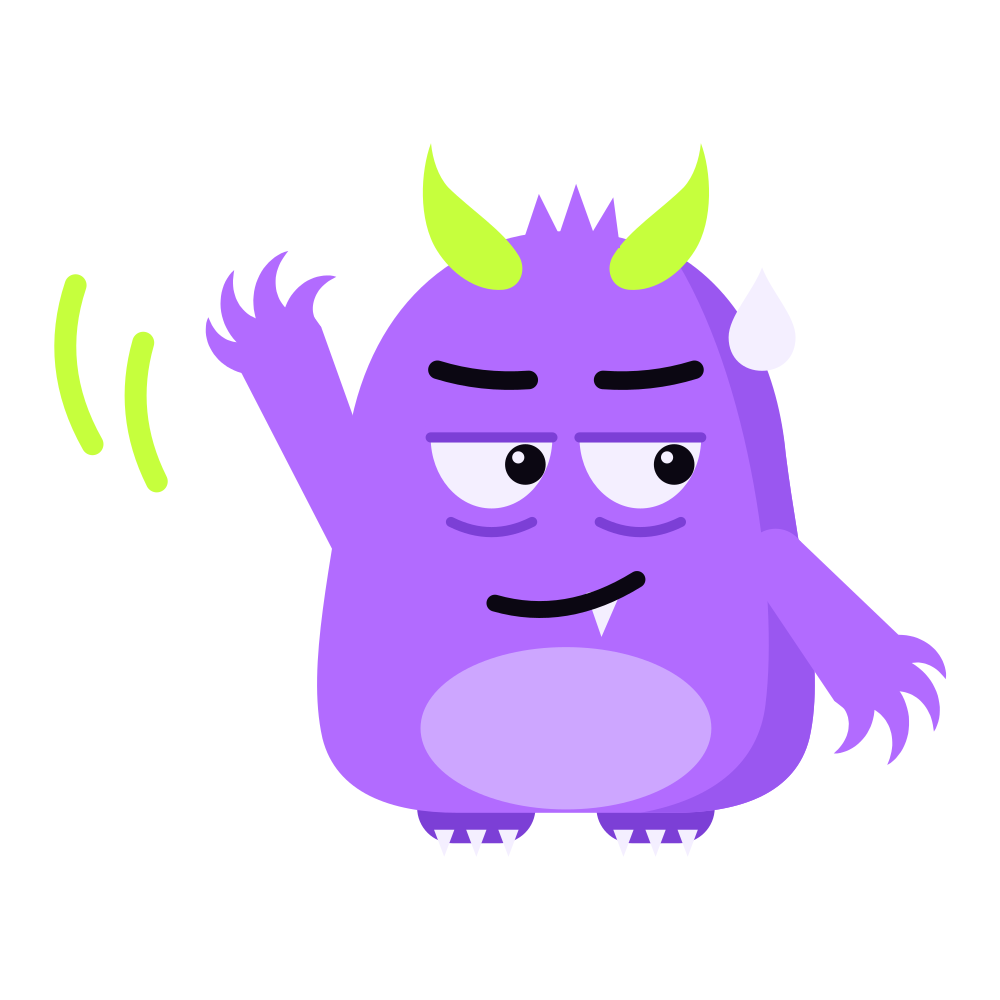

This figure's Python source:
"""
HELONOIA – generator karakter monster (versi final: ekspresi "Curiga", cakar talon)
=================================================================================

Script ini menggambar maskot Helonoia sebagai SVG vektor murni.
Tidak butuh library tambahan: cukup Python 3.

    python3 helonoia_monster.py

Hasil:
    helonoia_monster.svg      -> latar transparan (dipakai di Canva)
    helonoia_monster_bg.svg   -> dengan latar gelap #120B1E (untuk preview)
    helonoia_monster.png      -> PNG transparan 1200 px (hanya jika `cairosvg` terpasang)
    helonoia_logo.svg         -> logo lengkap 500 x 500 (monster + tulisan) dengan latar gelap
    helonoia_logo_transparent.svg -> logo lengkap dengan latar transparan

Semua koordinat memakai kanvas kerja 512 x 512. Bagian yang keluar dari kanvas
(garis lambaian di kiri) tetap terlihat karena viewBox diatur di VIEWBOX.

Susunan logo (kanvas 500 x 500 px) – dipakai oleh build_logo() dan di Canva (Page 6):
    Monster  : W 392.4 px, X 28.3, Y 18.3 (layer paling belakang)
    Tulisan  : "HELONOIA", font Fredoka Bold 72, letter spacing 40 (= 0.04 em), rata tengah,
               kotak teks W 460, X 20, Y 371.0 (garis dasar huruf di y = 448)
               "HELO" = #F4EFFF (dari "halo", sapaan), "NOIA" = #B26BFF (dari "paranoia")
    Latar    : #120B1E

Di file logo, tulisan sudah diubah menjadi path (outline Fredoka Bold, lisensi SIL OFL 1.1),
jadi tampil benar tanpa font terpasang.
"""

import math

# ---------------------------------------------------------------------------
# Palet warna
# ---------------------------------------------------------------------------
BG    = "#120B1E"   # latar gelap
VIO   = "#B26BFF"   # ungu badan
SHADE = "#9A57F0"   # bayangan sisi kanan badan
DEEP  = "#7C3FD6"   # ungu tua (kaki, kantung mata, garis kelopak)
BELLY = "#CDA6FF"   # perut
LIME  = "#C6FF3D"   # tanduk & garis lambaian
WHITE = "#F4EFFF"   # mata, gigi, kuku kaki, keringat
INK   = "#0B0712"   # pupil, alis, mulut

# Bingkai SVG (hasil auto-fit saat desain; bounding box karakter + padding 6%)
VIEWBOX = "-78.7 -32.7 591.4 591.4"


def P(x, y):
    """Format satu titik untuk atribut path SVG."""
    return f"{x:.1f} {y:.1f}"


def svg(inner, vb=VIEWBOX, bg=False):
    b = f'<rect x="-500" y="-500" width="2000" height="2000" fill="{BG}"/>' if bg else ""
    return (f'<svg xmlns="http://www.w3.org/2000/svg" viewBox="{vb}" '
            f'width="1000" height="1000">{b}{inner}</svg>')


# ---------------------------------------------------------------------------
# Cakar "talon" – melengkung ke dalam (sesuai sketsa di Page 6)
# ---------------------------------------------------------------------------
TALON_THETA = 115   # besar lengkungan tiap cakar (derajat)
TALON_STEPS = 28    # jumlah titik sampel sepanjang cakar


def talon_finger(bx, by, ang, length, w, c, sg=1, theta=None, N=TALON_STEPS):
    """Cakar berbentuk kait: garis tengahnya busur yang berputar `theta` derajat,
    lebarnya menyempit sampai ujung runcing. sg=+1 melengkung searah jarum jam."""
    th = TALON_THETA if theta is None else theta
    ds = length / N
    x, y = bx, by
    L, R = [], []
    for i in range(N + 1):
        t = i / N
        a = math.radians(ang + sg * th * t)
        hw = (w / 2) * (1 - t) ** 0.85
        px, py = -math.sin(a), math.cos(a)
        L.append((x + px * hw, y + py * hw))
        R.append((x - px * hw, y - py * hw))
        am = math.radians(ang + sg * th * (t + 0.5 / N))
        x += math.cos(am) * ds
        y += math.sin(am) * ds
    pts = L + R[::-1]
    return f'<path d="M ' + " L ".join(P(*q) for q in pts) + f' Z" fill="{c}"/>'


def talon_edge(bx, by, ang, length, w, sg, side, tq, N=TALON_STEPS):
    """Satu titik di tepi kiri (side=+1) / kanan (side=-1) cakar pada posisi tq (0..1)."""
    ds = length / N
    x, y = bx, by
    for i in range(N + 1):
        t = i / N
        a = math.radians(ang + sg * TALON_THETA * t)
        if t >= tq:
            hw = (w / 2) * (1 - t) ** 0.85
            px, py = -math.sin(a), math.cos(a)
            return (x + side * px * hw, y + side * py * hw)
        am = math.radians(ang + sg * TALON_THETA * (t + 0.5 / N))
        x += math.cos(am) * ds
        y += math.sin(am) * ds
    return (x, y)


def convex_hull(pts):
    """Convex hull (monotone chain) – dipakai untuk telapak supaya lengan menyatu mulus ke cakar."""
    pts = sorted(set((round(x, 2), round(y, 2)) for x, y in pts))

    def cross(o, a, b):
        return (a[0] - o[0]) * (b[1] - o[1]) - (a[1] - o[1]) * (b[0] - o[0])

    lo, hi = [], []
    for p in pts:
        while len(lo) >= 2 and cross(lo[-2], lo[-1], p) <= 0:
            lo.pop()
        lo.append(p)
    for p in reversed(pts):
        while len(hi) >= 2 and cross(hi[-2], hi[-1], p) <= 0:
            hi.pop()
        hi.append(p)
    return lo[:-1] + hi[:-1]


# ---------------------------------------------------------------------------
# Tangan: lengan yang melebar langsung menjadi 4 cakar (tanpa bulatan telapak)
# ---------------------------------------------------------------------------
CLAW_LENGTHS = (40, 48, 50, 42)   # panjang dasar 4 cakar (dikali 1.15 saat digambar)
CLAW_W       = 24                 # lebar pangkal cakar
CLAW_R       = 16                 # jarak pangkal cakar dari pusat tangan
CHORD_REL    = (-42, -14, 14, 42) # arah akhir tiap cakar relatif ke arah kipas
POS_REL      = (-56, -20, 20, 56) # posisi pangkal tiap cakar relatif ke arah kipas
ARM_W        = 36                 # lebar lengan
BODY_C       = (256, 290)         # pusat badan: semua cakar melengkung ke arah ini


def body_fingers(fan_dir, hand_c):
    """Susunan 4 cakar untuk satu tangan, simetris terhadap arah kipas `fan_dir`.
    Arah lengkung dipilih sekali per tangan supaya semua cakar melengkung ke arah badan."""
    d = math.radians(fan_dir)
    px, py = -math.sin(d), math.cos(d)
    sg = 1 if px * (BODY_C[0] - hand_c[0]) + py * (BODY_C[1] - hand_c[1]) > 0 else -1
    out = []
    for ln, ch, ps in zip(CLAW_LENGTHS, CHORD_REL, POS_REL):
        # pangkal dimiringkan balik ~42% dari lengkungan agar ujung cakar jatuh di arah kipas
        out.append((fan_dir + ps, fan_dir + ch - sg * TALON_THETA * 0.42, ln, sg))
    return out


def claw_hand(c, shoulder, center, fingers, radius=CLAW_R, fw=CLAW_W, arm_w=ARM_W):
    sx, sy = shoulder
    cx, cy = center
    dx, dy = sx - cx, sy - cy
    L = math.hypot(dx, dy)
    ux, uy = dx / L, dy / L
    px, py = -uy, ux
    hw = arm_w / 2
    SL = (sx + px * hw, sy + py * hw)
    SR = (sx - px * hw, sy - py * hw)

    claws = ""
    hull_pts = [SL, SR]
    for pos, ang, ln, sg in fingers:
        a = math.radians(pos)
        bx, by = cx + math.cos(a) * radius, cy + math.sin(a) * radius
        claws += talon_finger(bx, by, ang, ln * 1.15, fw, c, sg=sg)
        # telapak = convex hull lengan + pangkal semua cakar -> tidak ada lekukan/tonjolan
        for side in (+1, -1):
            for tq in (0.0, 0.08, 0.16, 0.24):
                hull_pts.append(talon_edge(bx, by, ang, ln * 1.15, fw, sg, side, tq))

    hull = convex_hull(hull_pts)
    palm = "M " + " L ".join(P(*q) for q in hull) + " Z"
    shoulder_joint = f'<circle cx="{sx}" cy="{sy}" r="{hw}" fill="{c}"/>'  # tertutup badan
    return shoulder_joint + f'<path d="{palm}" fill="{c}"/>' + claws


def arm_dir(shoulder, hand_c):
    """Arah lengan (derajat) dari bahu ke pusat tangan."""
    return math.degrees(math.atan2(hand_c[1] - shoulder[1], hand_c[0] - shoulder[0]))


# Kedua tangan memakai bentuk yang persis sama: kipas cakar searah dengan lengan,
# jadi lengan melebar simetris ke cakar terluar. Yang berbeda hanya rotasinya.
WAVE_SHOULDER, WAVE_HAND = (142, 300), (92, 180)
SIDE_SHOULDER, SIDE_HAND = (380, 298), (428, 358)


def wave_hand(c):
    """Tangan kiri yang melambai: lengan terangkat diagonal, cakar melengkung ke arah badan."""
    return claw_hand(c, WAVE_SHOULDER, WAVE_HAND,
                     body_fingers(arm_dir(WAVE_SHOULDER, WAVE_HAND), WAVE_HAND))


def side_hand(c):
    """Tangan kanan yang menggantung."""
    return claw_hand(c, SIDE_SHOULDER, SIDE_HAND,
                     body_fingers(arm_dir(SIDE_SHOULDER, SIDE_HAND), SIDE_HAND))


# ---------------------------------------------------------------------------
# Badan, tanduk, kaki, detail
# ---------------------------------------------------------------------------
def drop(cx, cy, s, c):
    """Tetes keringat."""
    return (f'<path d="M {cx} {cy-34*s} C {cx+6*s} {cy-18*s} {cx+22*s} {cy-2*s} {cx+22*s} {cy+12*s} '
            f'C {cx+22*s} {cy+26*s} {cx+12*s} {cy+34*s} {cx} {cy+34*s} '
            f'C {cx-12*s} {cy+34*s} {cx-22*s} {cy+26*s} {cx-22*s} {cy+12*s} '
            f'C {cx-22*s} {cy-2*s} {cx-6*s} {cy-18*s} {cx} {cy-34*s} Z" fill="{c}"/>')


# Badan bentuk "pir"
BODY = ("M 256 104 C 330 104 378 160 386 236 C 394 300 410 360 400 404 C 392 436 360 448 320 448 "
        "L 192 448 C 152 448 120 436 112 404 C 102 360 118 300 126 236 C 134 160 182 104 256 104 Z")
# Bayangan sisi kanan
SHADE_P = ("M 318 116 C 362 140 382 190 386 236 C 394 300 410 360 400 404 C 392 436 360 448 320 448 "
           "L 300 448 C 344 440 370 418 374 384 C 382 320 366 190 318 116 Z")

# Tanduk: bentuk dari sketsa Page 4 (pangkal tebal, ujung runcing ke luar),
# ditempatkan di posisi tanduk desain awal. Tanduk kanan = cermin tanduk kiri.
HORN_LOCAL = ("M 19 10 C 0 60 -5 150 30 205 C 55 245 100 280 150 276 "
              "C 185 272 192 236 178 214 C 150 168 90 130 50 90 C 32 70 22 40 19 10 Z")
HORN_T = "translate(170 48.7) scale(0.326)"
HORNS = (f'<g transform="{HORN_T}"><path d="{HORN_LOCAL}" fill="{LIME}"/></g>'
         f'<g transform="translate(512 0) scale(-1 1)"><g transform="{HORN_T}">'
         f'<path d="{HORN_LOCAL}" fill="{LIME}"/></g></g>')

TUFT = f'<path d="M 230 112 L 240 82 L 252 106 L 262 76 L 272 104 L 284 84 L 288 114 Z" fill="{VIO}"/>'
BELLY_P = f'<ellipse cx="256" cy="398" rx="86" ry="48" fill="{BELLY}"/>'
FEET = ''.join(
    f'<rect x="{x}" y="424" width="70" height="42" rx="21" fill="{DEEP}"/>'
    + ''.join(f'<path d="M {x+dx-6} 458 L {x+dx} 474 L {x+dx+6} 458 Z" fill="{WHITE}"/>'
              for dx in (16, 35, 54))
    for x in (168, 274))

# Garis gerak lambaian
MOTION = (f'<g fill="none" stroke="{LIME}" stroke-width="13" stroke-linecap="round">'
          f'<path d="M 14 252 Q -6 212 6 170"/><path d="M -24 230 Q -50 184 -34 136"/></g>')


# ---------------------------------------------------------------------------
# Wajah – ekspresi "Curiga"
# ---------------------------------------------------------------------------
def pupils(dx, dy, r):
    return (f'<circle cx="{212+dx}" cy="{226+dy}" r="{r}" fill="{INK}"/>'
            f'<circle cx="{300+dx}" cy="{226+dy}" r="{r}" fill="{INK}"/>'
            f'<circle cx="{212+dx-r*0.35:.1f}" cy="{226+dy-r*0.35:.1f}" r="{max(2.5, r*0.3):.1f}" fill="{WHITE}"/>'
            f'<circle cx="{300+dx-r*0.35:.1f}" cy="{226+dy-r*0.35:.1f}" r="{max(2.5, r*0.3):.1f}" fill="{WHITE}"/>')


EYE_WHITES = (f'<ellipse cx="212" cy="226" rx="36" ry="42" fill="{WHITE}"/>'
              f'<ellipse cx="300" cy="226" rx="36" ry="42" fill="{WHITE}"/>')
# Kelopak mata setengah tertutup (warna badan) + garis kelopak
LIDS = (f'<path d="M 172 226 Q 176 180 212 182 Q 248 180 252 226 Z" fill="{VIO}"/>'
        f'<path d="M 260 226 Q 264 180 300 182 Q 336 180 340 226 Z" fill="{VIO}"/>'
        f'<g stroke="{DEEP}" stroke-width="6" stroke-linecap="round">'
        f'<line x1="176" y1="226" x2="248" y2="226"/><line x1="264" y1="226" x2="336" y2="226"/></g>')
# Kantung mata
BAGS = (f'<g fill="none" stroke="{DEEP}" stroke-width="6" stroke-linecap="round">'
        f'<path d="M 188 276 Q 212 288 236 276"/><path d="M 276 276 Q 300 288 324 276"/></g>')
# Alis datar (kiri & kanan sama, cermin)
BROWS = (f'<g stroke="{INK}" stroke-width="11" stroke-linecap="round" fill="none">'
         f'<path d="M 180 186 Q 206 194 234 192"/><path d="M 278 192 Q 306 194 332 186"/></g>')
# Senyum miring + satu taring
FANG = f'<path d="M 268 318 L 277 344 L 290 314 Z" fill="{WHITE}"/>'
SMIRK = (f'<path d="M 214 324 Q 256 336 298 310" fill="none" stroke="{INK}" '
         f'stroke-width="10" stroke-linecap="round"/>')

FACE_CURIGA = (EYE_WHITES + pupils(20, 16, 12) + LIDS + BAGS + BROWS + FANG + SMIRK
               + drop(372, 156, 0.9, WHITE))


# ---------------------------------------------------------------------------
# Tulisan "HELONOIA" – outline Fredoka Bold (SIL OFL 1.1), satuan font 1000/em.
# Disimpan sebagai path supaya logo tampil benar tanpa font terpasang.
# ---------------------------------------------------------------------------
GLYPHS = {
    "H": (650, "M530 -8Q485 -8 466 6Q447 19 443 40Q439 62 439 84V600Q439 622 443 643Q447 664 466 678Q485 691 531 691Q577 691 596 678Q614 664 618 643Q622 622 622 599V83Q622 61 618 40Q614 19 595 6Q576 -8 530 -8ZM119 -8Q74 -8 55 6Q36 19 32 40Q28 62 28 84V600Q28 622 32 643Q36 664 55 678Q74 691 120 691Q166 691 184 678Q203 664 207 643Q211 622 211 599V83Q211 61 207 40Q203 19 184 6Q165 -8 119 -8ZM195 263V419H455V263Z"),
    "E": (603, "M129 -9Q84 -9 65 4Q46 18 42 40Q38 61 38 83V600Q38 652 58 672Q79 691 132 691H498Q521 691 542 687Q562 683 576 664Q589 645 589 599Q589 554 576 535Q562 516 541 512Q520 508 497 508H221V419H406Q429 419 447 416Q465 412 476 396Q487 380 487 340Q487 302 476 286Q465 269 446 266Q427 263 404 263H221V174H498Q521 174 542 170Q562 166 576 147Q589 128 589 82Q589 37 576 18Q562 -1 541 -5Q520 -9 497 -9Z"),
    "L": (569, "M141 -9Q96 -9 77 4Q58 18 54 40Q50 61 50 83V600Q50 622 54 643Q58 664 77 678Q96 691 142 691Q188 691 206 678Q225 664 229 643Q233 622 233 599V147H477Q496 147 514 144Q531 141 542 124Q554 108 554 69Q554 31 542 14Q530 -2 512 -6Q495 -9 476 -9Z"),
    "O": (721, "M365 -20Q292 -20 228 8Q165 35 117 84Q69 133 42 198Q14 262 14 335Q14 411 40 477Q67 543 114 593Q161 643 224 671Q286 699 357 699Q430 699 494 672Q557 644 605 595Q653 546 680 480Q707 415 707 339Q707 265 680 200Q654 135 606 86Q559 36 498 8Q436 -20 365 -20ZM360 163Q394 163 424 176Q454 190 476 214Q499 237 512 270Q524 302 524 339Q524 376 511 408Q498 440 476 464Q453 489 424 502Q394 516 361 516Q327 516 298 502Q268 489 246 464Q223 440 210 408Q197 376 197 339Q197 303 210 271Q223 239 246 214Q268 190 298 176Q327 163 360 163Z"),
    "N": (670, "M118 -9Q74 -9 55 4Q36 18 32 39Q28 60 28 83V602Q28 624 32 644Q36 664 56 677Q75 690 120 690Q164 690 180 679Q196 668 209 651L459 315V602Q459 624 464 644Q468 664 487 677Q506 690 551 690Q597 690 616 676Q634 663 638 642Q642 621 642 598V82Q642 60 638 39Q634 18 615 4Q596 -9 550 -9Q516 -9 498 -4Q481 2 469 18L210 360V82Q210 60 206 39Q202 18 183 4Q164 -9 118 -9Z"),
    "I": (239, "M119 -9Q74 -9 55 4Q36 18 32 40Q28 61 28 83V600Q28 622 32 643Q36 664 55 678Q74 691 120 691Q166 691 184 678Q203 664 207 643Q211 622 211 599V82Q211 60 207 39Q203 18 184 4Q165 -9 119 -9Z"),
    "A": (711, "M690 118Q705 88 706 67Q707 46 693 30Q679 14 648 -2Q600 -25 574 -16Q548 -8 525 41L355 389L187 40Q163 -7 137 -16Q111 -24 64 -1Q33 14 18 30Q4 46 5 67Q6 88 21 118L272 638Q284 662 308 676Q331 691 356 691Q374 691 390 684Q405 678 418 666Q431 654 439 637ZM197 136 273 292H438L514 136Z"),
}
WORD_SIZE = 72          # ukuran huruf (px)
WORD_TRACK = 0.04       # letter spacing Canva 40 = 0.04 em
WORD_BASELINE = 448     # garis dasar huruf (kotak teks Canva Y 371.0, line-height 1.4)
MONSTER_BOX = (28.3, 18.3, 392.4)   # X, Y, W monster di kanvas 500 x 500


def wordmark():
    """Tulisan HELONOIA sebagai path, rata tengah di x = 250."""
    k = WORD_SIZE / 1000
    gap = WORD_TRACK * WORD_SIZE
    total = sum(GLYPHS[ch][0] for ch in "HELONOIA") * k + gap * 7
    x = 250 - total / 2
    out = ""
    for i, ch in enumerate("HELONOIA"):
        adv, d = GLYPHS[ch]
        col = WHITE if i < 4 else VIO
        out += (f'<path transform="translate({x:.2f} {WORD_BASELINE}) scale({k} {-k})" '
                f'd="{d}" fill="{col}"/>')
        x += adv * k + gap
    return out


def build_logo():
    x, y, w = MONSTER_BOX
    monster = (f'<svg x="{x}" y="{y}" width="{w}" height="{w}" viewBox="{VIEWBOX}">'
               f'{build_monster()}</svg>')
    return monster + wordmark()


def logo_svg(bg=False):
    b = f'<rect width="500" height="500" fill="{BG}"/>' if bg else ""
    return (f'<svg xmlns="http://www.w3.org/2000/svg" viewBox="0 0 500 500" '
            f'width="1000" height="1000">{b}{build_logo()}</svg>')


# ---------------------------------------------------------------------------
# Susun & simpan
# ---------------------------------------------------------------------------
def build_monster():
    return (FEET
            + f'<path d="{BODY}" fill="{VIO}"/>'
            + f'<path d="{SHADE_P}" fill="{SHADE}"/>'
            + BELLY_P + HORNS + TUFT
            + side_hand(VIO) + wave_hand(VIO)
            + MOTION
            + FACE_CURIGA)


if __name__ == "__main__":
    inner = build_monster()
    with open("helonoia_monster.svg", "w") as f:
        f.write(svg(inner))
    with open("helonoia_monster_bg.svg", "w") as f:
        f.write(svg(inner, bg=True))
    with open("helonoia_logo.svg", "w") as f:
        f.write(logo_svg(bg=True))
    with open("helonoia_logo_transparent.svg", "w") as f:
        f.write(logo_svg())
    print("Tersimpan: helonoia_monster.svg, helonoia_monster_bg.svg, "
          "helonoia_logo.svg, helonoia_logo_transparent.svg")
    try:
        import cairosvg  # opsional: pip install cairosvg
        cairosvg.svg2png(url="helonoia_monster.svg", write_to="helonoia_monster.png",
                         output_width=1200, output_height=1200)
        cairosvg.svg2png(url="helonoia_logo.svg", write_to="helonoia_logo.png",
                         output_width=1000, output_height=1000)
        print("Tersimpan: helonoia_monster.png, helonoia_logo.png")
    except ImportError:
        print("(PNG dilewati – pasang `cairosvg` jika ingin ekspor PNG)")
